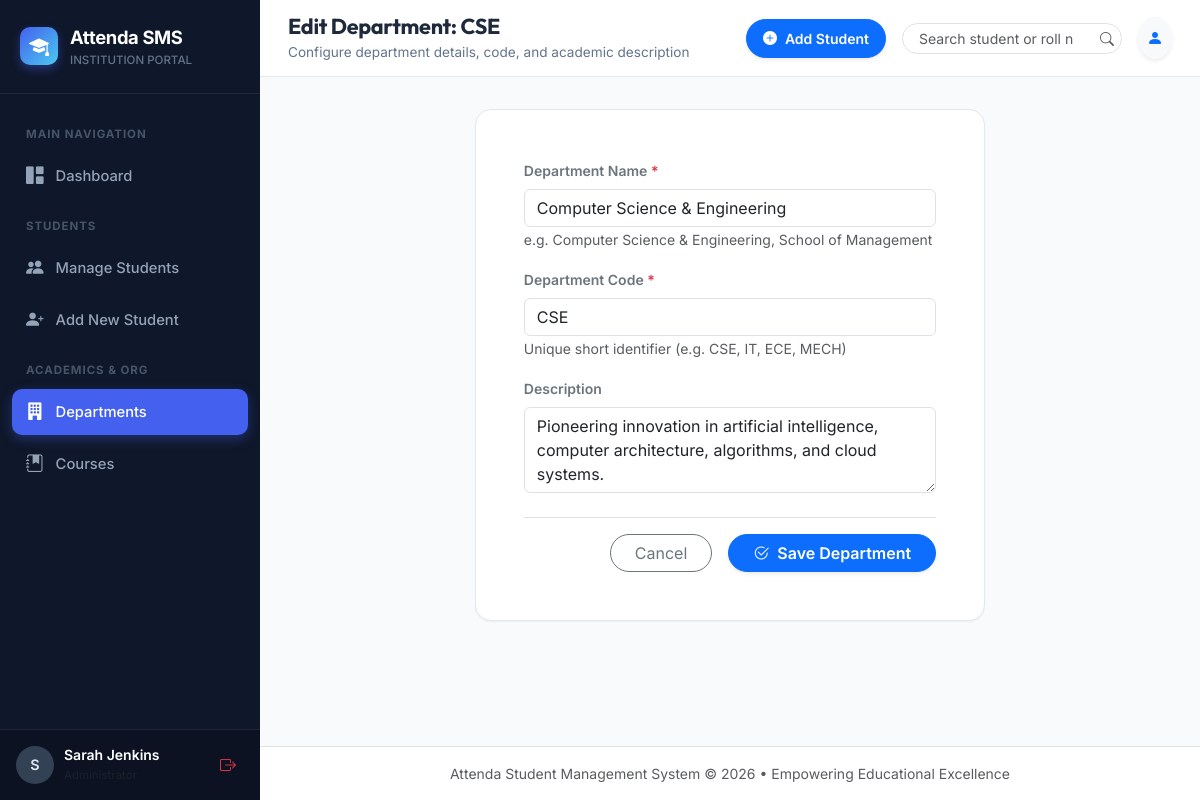
Page /departments/1/edit/ (signed in) on the committed database.
### students_app/models.py (models this page shows, shortened)
class Department(models.Model):
    name = models.CharField(max_length=120, unique=True, help_text="Department name (e.g. Computer Science & Engineering)")
    code = models.CharField(max_length=20, unique=True, help_text="Short code (e.g. CSE)")
    description = models.TextField(blank=True, null=True, help_text="Brief description of the department")
    created_at = models.DateTimeField(auto_now_add=True)
    updated_at = models.DateTimeField(auto_now=True)
    class Meta:
        ordering = ['name']

### students_app/views.py (the view)
# urls.py: path('departments/<int:pk>/edit/', views.department_edit_view, name='department_edit'),
@login_required
def department_edit_view(request, pk):
    dept = get_object_or_404(Department, pk=pk)
    if request.method == 'POST':
        form = DepartmentForm(request.POST, instance=dept)
        if form.is_valid():
            form.save()
            messages.success(request, f"Department '{dept.name}' updated successfully.")
            return redirect('department_list')
        else:
            messages.error(request, "Failed to update department.")
    else:
        form = DepartmentForm(instance=dept)
    return render(request, 'students_app/departments/department_form.html', {
        'form': form,
        'dept': dept,
        'title': f'Edit Department: {dept.code}',
        'is_edit': True
    })

### students_app/forms.py (shortened to what this page needs)
class DepartmentForm(forms.ModelForm):
    class Meta:
        model = Department
        fields = ['name', 'code', 'description']
        widgets = {
            'name': forms.TextInput(attrs={'class': 'form-control', 'placeholder': 'e.g. Computer Science & Engineering', 'required': True}),
            'code': forms.TextInput(attrs={'class': 'form-control', 'placeholder': 'e.g. CSE', 'required': True}),
            'description': forms.Textarea(attrs={'class': 'form-control', 'rows': 3, 'placeholder': 'Short description of the department...'}),
        }

### templates/students_app/departments/department_form.html (shortened to what this page needs)
{% extends 'base.html' %}
{% load static %}
{% block page_title %}{{ title }}{% endblock %}
{% block page_subtitle %}Configure department details, code, and academic description{% endblock %}
{% block content %}
<div class="row justify-content-center">
    <div class="col-md-8 col-lg-7">
        <div class="card card-custom p-4 p-md-5">
            <form method="POST">
                <div class="mb-3">
                    <label class="form-label fw-semibold small text-secondary">Department Name <span class="text-danger">*</span></label>
                    {{ form.name }}
                    <small class="text-muted">e.g. Computer Science &amp; Engineering, School of Management</small>
                </div>
                <div class="mb-3">
                    <label class="form-label fw-semibold small text-secondary">Department Code <span class="text-danger">*</span></label>
                    {{ form.code }}
                    <small class="text-muted">Unique short identifier (e.g. CSE, IT, ECE, MECH)</small>
                </div>
                <div class="mb-4">
                    <label class="form-label fw-semibold small text-secondary">Description</label>
                    {{ form.description }}
                </div>
                <div class="d-flex justify-content-end gap-3 pt-3 border-top">
                    <a href="{% url 'department_list' %}" class="btn btn-outline-secondary px-4 rounded-pill">Cancel</a>
                    <button type="submit" class="btn btn-primary px-4 rounded-pill fw-semibold shadow-sm d-flex align-items-center gap-2">
                        <i class="bi bi-check2-circle"></i> Save Department
                    </button>
                </div>
            </form>
        </div>
    </div>
</div>
{% endblock %}

### templates/base.html (shortened to what this page needs)
{% load static %}
<!DOCTYPE html>
<html lang="en">
<head>
    <link href="https://cdn.jsdelivr.net/npm/bootstrap@5.3.3/dist/css/bootstrap.min.css" rel="stylesheet">
    <link rel="stylesheet" href="https://cdn.jsdelivr.net/npm/bootstrap-icons@1.11.3/font/bootstrap-icons.min.css">
    <link rel="stylesheet" href="{% static 'css/style.css' %}">
</head>
<body>
    <div class="app-wrapper">
        <aside class="app-sidebar">
            <div class="sidebar-header">
                <a href="{% url 'dashboard' %}" class="brand-logo">
                    <div class="brand-icon">
                        <i class="bi bi-mortarboard-fill"></i>
                    </div>
                    <div>
                        <div class="brand-title">Attenda SMS</div>
                        <div style="font-size: 0.72rem; color: #64748b; font-weight: 500;">INSTITUTION PORTAL</div>
                    </div>
                </a>
            </div>
            <div class="sidebar-menu">
                <div class="menu-section-label">Main Navigation</div>
                <a href="{% url 'dashboard' %}" class="nav-link-custom {% if request.resolver_match.url_name == 'dashboard' or request.resolver_match.url_name == 'home' %}active{% endif %}">
                    <i class="bi bi-grid-1x2-fill"></i>
                    <span>Dashboard</span>
                </a>
                <div class="menu-section-label">Students</div>
                <a href="{% url 'student_list' %}" class="nav-link-custom {% if request.resolver_match.url_name == 'student_list' or request.resolver_match.url_name == 'student_detail' %}active{% endif %}">
                    <i class="bi bi-people-fill"></i>
                    <span>Manage Students</span>
                </a>
                <a href="{% url 'student_add' %}" class="nav-link-custom {% if request.resolver_match.url_name == 'student_add' %}active{% endif %}">
                    <i class="bi bi-person-plus-fill"></i>
                    <span>Add New Student</span>
                </a>
                <div class="menu-section-label">Academics & Org</div>
                <a href="{% url 'department_list' %}" class="nav-link-custom {% if 'department' in request.resolver_match.url_name %}active{% endif %}">
                    <i class="bi bi-building-fill"></i>
                    <span>Departments</span>
                </a>
                <a href="{% url 'course_list' %}" class="nav-link-custom {% if 'course' in request.resolver_match.url_name %}active{% endif %}">
                    <i class="bi bi-journal-bookmark-fill"></i>
                    <span>Courses</span>
                </a>
            </div>
            <div class="sidebar-footer">
                <div class="d-flex align-items-center justify-content-between">
                    <div class="user-profile-badge">
                        <div class="user-avatar-sm">
                            {{ request.user.first_name|default:request.user.username|make_list|first|upper }}
                        </div>
                        <div style="line-height: 1.2;">
                            <div class="text-white fw-semibold small text-truncate" style="max-width: 110px;">
                                {{ request.user.get_full_name|default:request.user.username }}
                            </div>
                            <small class="text-muted" style="font-size: 0.72rem;">Administrator</small>
                        </div>
                    </div>
                    <a href="{% url 'logout' %}" class="btn btn-sm btn-outline-danger border-0 p-1 px-2" title="Sign out">
                        <i class="bi bi-box-arrow-right fs-6"></i>
                    </a>
                </div>
            </div>
        </aside>
        <div class="app-main">
            <header class="app-header">
                <div class="d-flex align-items-center gap-3">
                    <div>
                        <h1 class="page-title">{% block page_title %}Dashboard{% endblock %}</h1>
                        <p class="page-subtitle">{% block page_subtitle %}Overview & Key Statistics{% endblock %}</p>
                    </div>
                </div>
                <div class="d-flex align-items-center gap-3">
                    <a href="{% url 'student_add' %}" class="btn btn-primary btn-sm px-3 py-2 fw-semibold d-none d-sm-inline-flex align-items-center gap-2 shadow-sm rounded-pill">
                        <i class="bi bi-plus-circle-fill"></i> Add Student
                    </a>
                    <form action="{% url 'student_list' %}" method="GET" class="d-none d-md-flex position-relative">
                        <input type="text" name="q" class="form-control form-control-sm rounded-pill pe-5 ps-3" placeholder="Search student or roll no..." style="width: 220px;">
                        <button type="submit" class="btn btn-sm position-absolute end-0 top-50 translate-middle-y border-0 text-muted">
                            <i class="bi bi-search"></i>
                        </button>
                    </form>
                    <div class="dropdown">
                        <button class="btn btn-light rounded-circle p-2 shadow-sm" type="button" data-bs-toggle="dropdown" aria-expanded="false">
                            <i class="bi bi-person-fill text-primary"></i>
                        </button>
                    </div>
                </div>
            </header>
            <div class="container-fluid px-4 pt-3">
            </div>
            <main class="container-fluid px-4 py-3 flex-grow-1">
                {% block content %}{% endblock %}
            </main>
            <footer class="text-center py-3 text-muted small border-top bg-white mt-auto">
                <div class="container-fluid">
                    Attenda Student Management System &copy; {% now "Y" %} &bull; Empowering Educational Excellence
                </div>
            </footer>
        </div>
    </div>
</body>
</html>

### static/css/style.css (style rules this page uses)
:root { --font-main: 'Inter', -apple-system, BlinkMacSystemFont, "Segoe UI", Roboto, sans-serif; --font-heading: 'Outfit', 'Inter', sans-serif; --primary: #4361ee; --primary-hover: #3a56d4; --primary-light: #eef2ff; --secondary: #3f37c9; --success: #10b981; --success-light: #ecfdf5; --warning: #f59e0b; --warning-light: #fffbeb; --danger: #ef4444; --danger-light: #fef2f2; --info: #06b6d4; --info-light: #ecfeff; --bg-app: #f8fafc; --bg-card: #ffffff; --border-color: #e2e8f0; --text-main: #1e293b; --text-muted: #64748b; --sidebar-bg: #0f172a; --sidebar-hover: #1e293b; --sidebar-active: #4361ee; --radius-sm: 6px; --radius-md: 10px; --radius-lg: 16px; --shadow-sm: 0 1px 2px 0 rgba(0, 0, 0, 0.05); --shadow-md: 0 4px 6px -1px rgba(0, 0, 0, 0.07), 0 2px 4px -2px rgba(0, 0, 0, 0.05); --shadow-lg: 0 10px 15px -3px rgba(0, 0, 0, 0.08), 0 4px 6px -4px rgba(0, 0, 0, 0.04); }
body { font-family: var(--font-main); background-color: var(--bg-app); color: var(--text-main); margin: 0; padding: 0; -webkit-font-smoothing: antialiased; }
h1, h2, h3, h4, h5, h6, .brand-font { font-family: var(--font-heading); font-weight: 600; letter-spacing: -0.015em; }
.app-wrapper { display: flex; min-height: 100vh; width: 100%; }
.app-sidebar { width: 260px; background-color: var(--sidebar-bg); color: #94a3b8; display: flex; flex-direction: column; flex-shrink: 0; transition: all 0.3s ease; z-index: 1040; }
.sidebar-header { padding: 24px 20px; border-bottom: 1px solid rgba(255, 255, 255, 0.08); }
.brand-logo { display: flex; align-items: center; gap: 12px; text-decoration: none; color: #ffffff; }
.brand-icon { width: 38px; height: 38px; background: linear-gradient(135deg, #4361ee, #4cc9f0); border-radius: var(--radius-md); display: flex; align-items: center; justify-content: center; font-size: 1.25rem; color: #fff; box-shadow: 0 4px 10px rgba(67, 97, 238, 0.4); }
.brand-title { font-size: 1.15rem; font-weight: 700; letter-spacing: -0.02em; }
.sidebar-menu { padding: 20px 12px; flex-grow: 1; display: flex; flex-direction: column; gap: 6px; overflow-y: auto; }
.menu-section-label { font-size: 0.72rem; font-weight: 700; text-transform: uppercase; letter-spacing: 0.08em; color: #475569; padding: 12px 14px 4px; }
.nav-link-custom { display: flex; align-items: center; gap: 12px; padding: 10px 14px; border-radius: var(--radius-md); color: #94a3b8; text-decoration: none; font-size: 0.92rem; font-weight: 500; transition: all 0.2s ease; }
.nav-link-custom.active { background-color: var(--sidebar-active); color: #ffffff; box-shadow: 0 4px 12px rgba(67, 97, 238, 0.35); }
.nav-link-custom i { font-size: 1.1rem; }
.sidebar-footer { padding: 16px; border-top: 1px solid rgba(255, 255, 255, 0.08); background: rgba(0, 0, 0, 0.2); }
.user-profile-badge { display: flex; align-items: center; gap: 10px; }
.user-avatar-sm { width: 38px; height: 38px; border-radius: 50%; background: #334155; color: #e2e8f0; display: flex; align-items: center; justify-content: center; font-weight: 600; font-size: 0.9rem; }
.app-main { flex-grow: 1; display: flex; flex-direction: column; min-width: 0; overflow-x: hidden; }
.app-header { background-color: var(--bg-card); border-bottom: 1px solid var(--border-color); padding: 14px 28px; display: flex; align-items: center; justify-content: space-between; position: sticky; top: 0; z-index: 1020; }
.page-title { font-size: 1.35rem; font-weight: 700; color: var(--text-main); margin: 0; }
.page-subtitle { font-size: 0.85rem; color: var(--text-muted); margin: 2px 0 0 0; }
.card-custom { background-color: var(--bg-card); border: 1px solid var(--border-color); border-radius: var(--radius-lg); box-shadow: var(--shadow-sm); transition: box-shadow 0.2s ease; }

### rows in the picture
Department: name "Computer Science & Engineering", code "CSE", description "Pioneering innovation in artificial intelligence, computer architecture, algorithms, and cloud systems."

### other values in the picture
{{ request.user.get_full_name|default:request.user.username }} "Sarah Jenkins"
{{ title }} "Edit Department: CSE"
